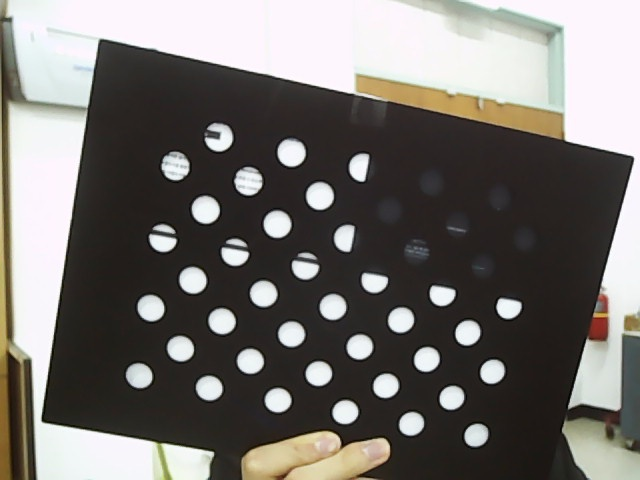
#> input picture rgb_calibration_images/rgb_calib_0.jpg, 640 x 480 px, given in place of the camera
$ python '정합근데이제굴곡이심한.py'
#> lines starting #> are read from the running program, lines starting #| are printed output that depends on the picture; after the words box and inside, x2 and y2 are one past the last pixel; in counts of white or black regions, pixels touching at a corner belong together
import numpy as np
import cv2

rgb = cv2.VideoCapture(1)

#rgb.set(cv2.CAP_PROP_FRAME_WIDTH, 640)
#rgb.set(cv2.CAP_PROP_FRAME_HEIGHT, 480)


flir = cv2.VideoCapture(0)
#flir.set(cv2.CAP_PROP_FRAME_WIDTH, 320)
#flir.set(cv2.CAP_PROP_FRAME_HEIGHT, 256)


shape = (4,11)

while True:
    key = cv2.waitKey(33) & 0xff
#> (key q is pressed here)
    rgb_ret, rgb_frame = rgb.read()
#> rgb_frame is the input picture: shape (480, 640, 3); mean B, G, R 109.7, 113.5, 116.7
    flir_ret, flir_frame = flir.read()


    if rgb_ret:
        cv2.imshow("RGB", rgb_frame)
        cv2.imshow("flir", flir_frame)

        rgb_copy = rgb_frame.copy()
        flir_copy = flir_frame.copy()

        rgb_gray = cv2.cvtColor(rgb_copy, cv2.COLOR_BGR2GRAY)
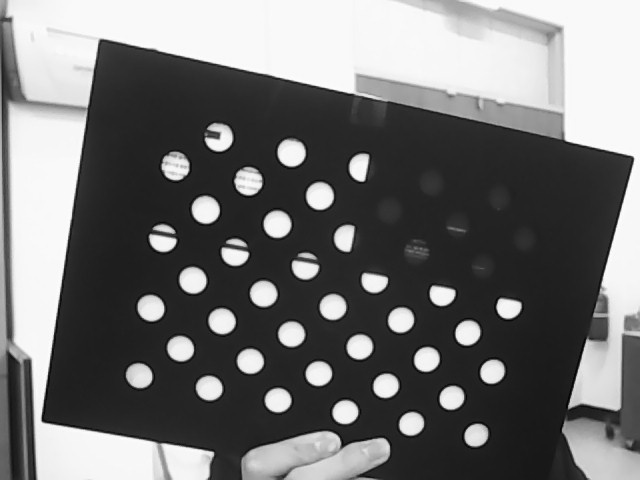
#> rgb_gray: shape (480, 640); min 0, max 255, mean 114

        b,g,r = cv2.split(rgb_copy)
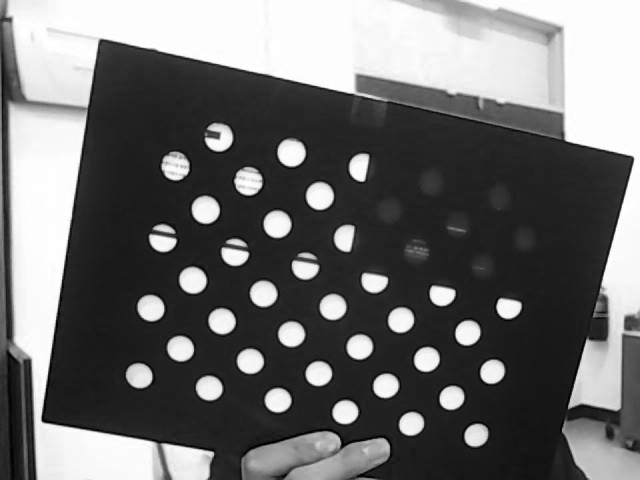
#> b: shape (480, 640); min 0, max 255, mean 109.7
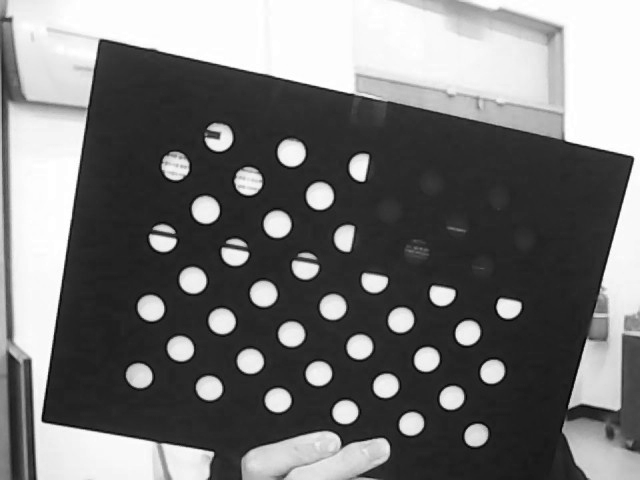
#> r: shape (480, 640); min 0, max 255, mean 116.7
        cv2.imshow("rgb_gray", rgb_gray)
        g_inv = cv2.bitwise_not(g)
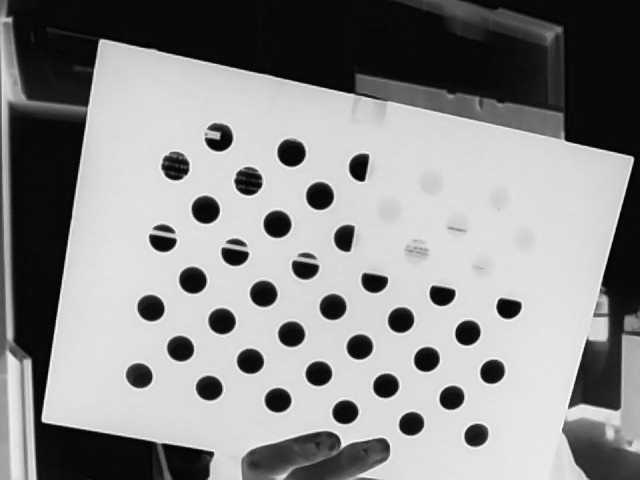
#> g_inv: shape (480, 640); min 0, max 255, mean 141.5
        cv2.imshow("g_inv", g_inv)

        ret_g, corners = cv2.findCirclesGrid(g, shape, None, flags=cv2.CALIB_CB_ASYMMETRIC_GRID)
#> ret_g = False
        if ret_g == True:
            corners3 = corners
            #corners2 = cv2.cornerSubPix(g_inv, corners, (11,11),(-1,-1), (cv2.TERM_CRITERIA_EPS+cv2.TERM_CRITERIA_MAX_ITER, 30, 0))
            cv2.drawChessboardCorners(rgb_copy, shape, corners3, ret_g)
            cv2.imshow("result_g", rgb_copy)

        ret_g_inv, corners = cv2.findCirclesGrid(g_inv, shape, None, flags=cv2.CALIB_CB_ASYMMETRIC_GRID)
#> ret_g_inv = False; corners = [[192.5, 279.9], [263.2, 293.4], [332.6, 306.6], [400.6, 319.7], [467.4, 332.5], [180.1, 348.3], [249.9, 360.9], [318.4, 373.2], [385.5, 385.4], [451.4, 397.4]]
        if ret_g_inv == True:
            corners2 = corners
            # corners2 = cv2.cornerSubPix(g_inv, corners, (11,11),(-1,-1), (cv2.TERM_CRITERIA_EPS+cv2.TERM_CRITERIA_MAX_ITER, 30, 0))
            cv2.drawChessboardCorners(rgb_copy, shape, corners2, ret_g_inv)
            cv2.imshow("result_g_inv", rgb_copy)

        ret_flir, corners = cv2.findCirclesGrid(flir_frame, shape, None, flags=cv2.CALIB_CB_ASYMMETRIC_GRID)
#> ret_flir = False
        if ret_flir == True:
            corners2 = corners
            # corners2 = cv2.cornerSubPix(g_inv, corners, (11,11),(-1,-1), (cv2.TERM_CRITERIA_EPS+cv2.TERM_CRITERIA_MAX_ITER, 30, 0))
            cv2.drawChessboardCorners(flir_copy, shape, corners2, ret_flir)
            cv2.imshow("result_flir", flir_copy)


    if key == ord('q'):
        break

    if (key&0xff) == ord('s'):
        if res is not None:
            file_name = 'rgbt_images_for_registration/image_{}.png'.format(str(count).zfill(5))
            cv2.imwrite(file_name, res)
            count += 1

    elif (key&0xff) == ord('c'):
        cv2.destroyAllWindows()
        break


cv2.destroyAllWindows()

$ run again, on rgb_calibration_images/rgb_calib_1.jpg
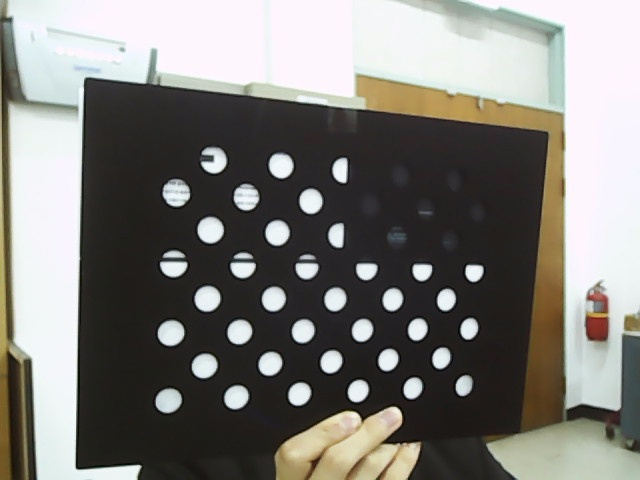
#> input picture rgb_calibration_images/rgb_calib_1.jpg, 640 x 480 px, given in place of the camera
#> rgb_frame is the input picture: shape (480, 640, 3); mean B, G, R 120.5, 125.1, 126.6
#> `b,g,r = cv2.split(rgb_copy)`:
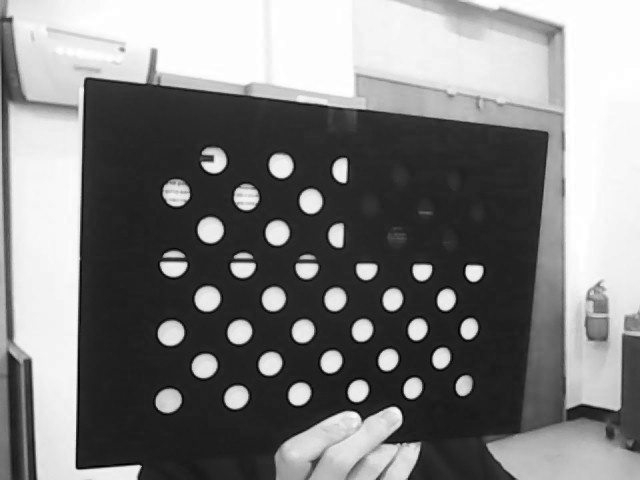
#> r: shape (480, 640); min 0, max 255, mean 126.6
#> `g_inv = cv2.bitwise_not(g)`:
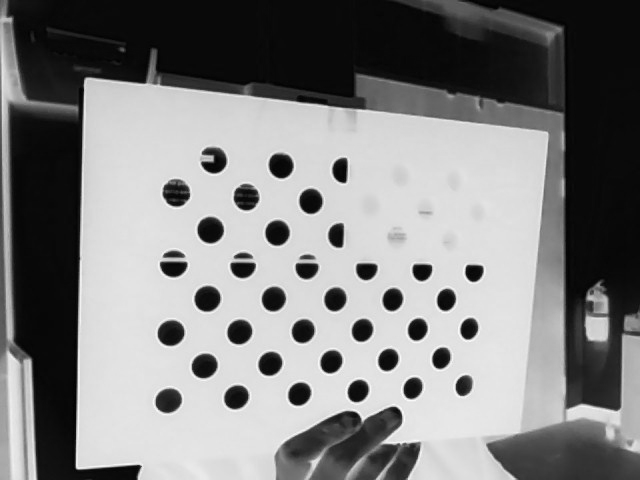
#> g_inv: shape (480, 640); min 0, max 254, mean 129.9
#> ret_g = False
#> corners = [[207.1, 298.4], [273.3, 298.6], [334.8, 298.9], [392.3, 299.2], [445.9, 299.4], [204.1, 365.6], [269.9, 363.3], [330.9, 361.3], [387.8, 359.5], [440.9, 357.7]]
#> ret_flir = False

$ run again, on rgb_calibration_images/rgb_calib_10.jpg
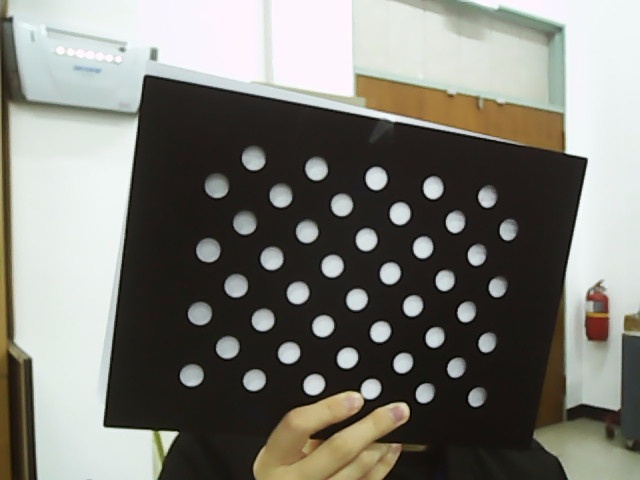
#> input picture rgb_calibration_images/rgb_calib_10.jpg, 640 x 480 px, given in place of the camera
#> rgb_frame is the input picture: shape (480, 640, 3); mean B, G, R 116.4, 123.3, 123.7
#> `g_inv = cv2.bitwise_not(g)`:
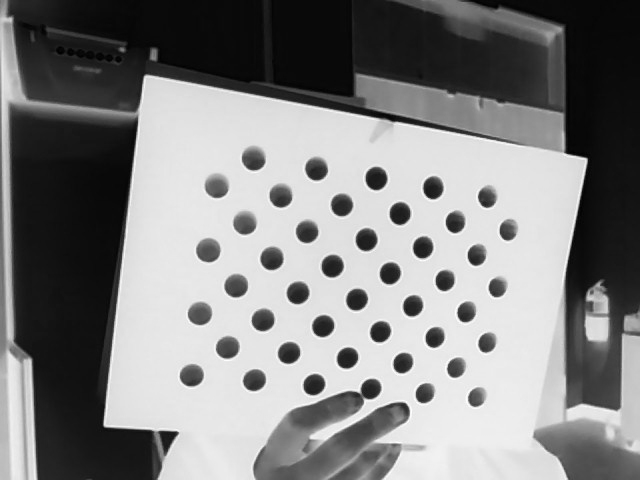
#> g_inv: shape (480, 640); min 0, max 255, mean 131.7
#> ret_g = False
#> ret_g_inv = True; corners = 44 rows, first 8: [191.3, 375.4], [199.5, 313.5], [207.9, 250.4], [216.3, 186.5], [227.2, 347.3], [235.8, 285.8], [244.4, 223.3], [253.2, 158.9]
#> corners2 has the same summary as corners
#> `cv2.drawChessboardCorners(rgb_copy, shape, corners2, ret_g_inv)`:
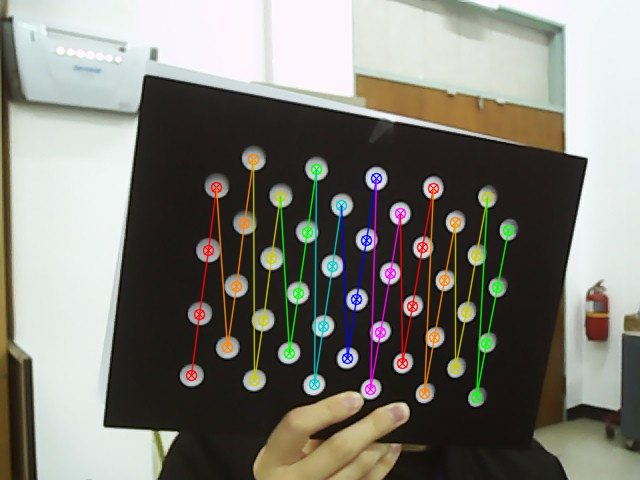
#> rgb_copy: shape (480, 640, 3); 4.82% of pixels changed, all inside (x1, y1, x2, y2) = (185, 153, 515, 404)
#> ret_flir = False

$ run again, on rgb_calibration_images/rgb_calib_11.jpg
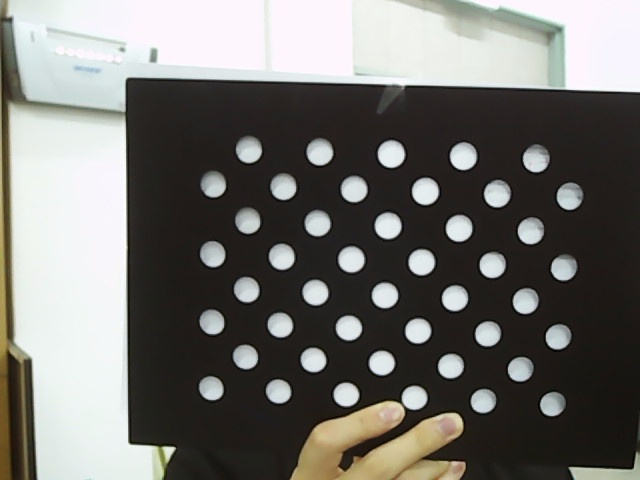
#> input picture rgb_calibration_images/rgb_calib_11.jpg, 640 x 480 px, given in place of the camera
#> rgb_frame is the input picture: shape (480, 640, 3); mean B, G, R 109.7, 113.6, 114.8
#> `g_inv = cv2.bitwise_not(g)`:
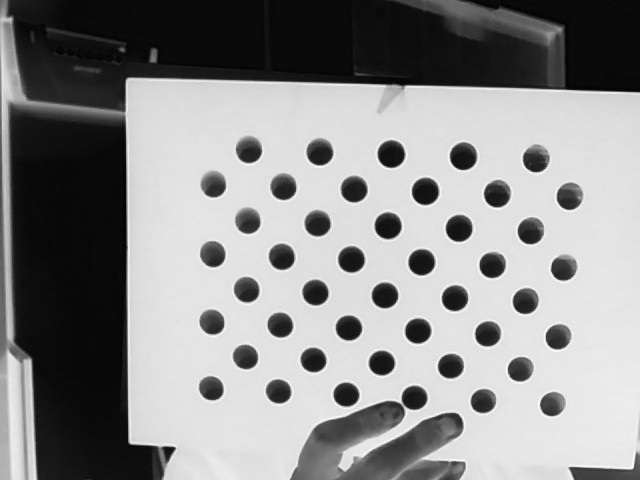
#> g_inv: shape (480, 640); min 0, max 255, mean 141.4
#> ret_g = False
#> ret_g_inv = True; corners = 44 rows, first 8: [211.1, 388.4], [211.7, 321.9], [212.5, 254.1], [213.5, 185.1], [245.2, 356.7], [246.4, 289.6], [247.7, 221.2], [248.7, 150.3]
#> corners2 has the same summary as corners
#> `cv2.drawChessboardCorners(rgb_copy, shape, corners2, ret_g_inv)`:
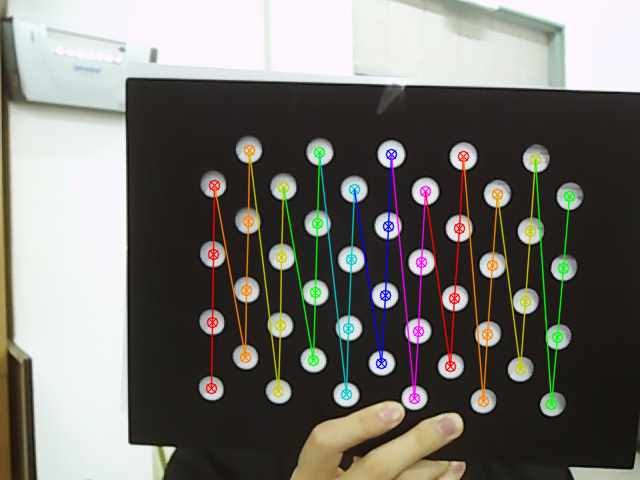
#> rgb_copy: shape (480, 640, 3); 5.38% of pixels changed, all inside (x1, y1, x2, y2) = (205, 144, 576, 411)
#> ret_flir = False
